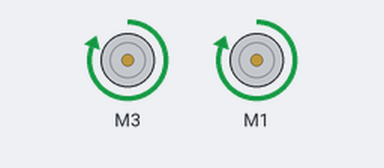
Bench run of a sketch on a simulated Arduino Uno, built with avr-gcc and run on an emulated ATmega328P. On the bench: 2 × DC motor (green arrow = forward, orange = backward, longer = faster).

Above: at 0.2 s.
Timing chart, 0 to 3.0 s (numbered marks = the images above):
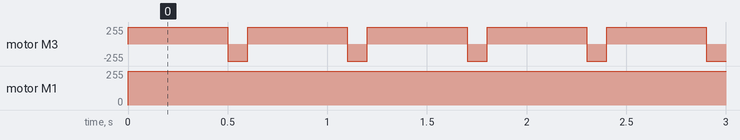

Measured:
- by itself, motor M3: alternates forward 255/255 for 0.50 s and backward 255/255 for 0.10 s
- by itself, motor M1: stopped → forward 255/255 at 0.00 s

The sketch:

Square_Dancing.ino
```cpp
/*
Drive Test
             Test to Drive Breadboard bot forward
*/
#include <Wire.h>
#include <Adafruit_MotorShield.h>
      // Define constants

  Adafruit_MotorShield AFMS = Adafruit_MotorShield();

  int count =20;

#define TESTTIME 2500

const byte SPEED = 255;   // default speed for motors
      // Define 'ports' for motors.
const byte LEFTMOTORPORT = 3;
const byte RIGHTMOTORPORT = 1;
      // Create pointers to motor control objects
Adafruit_DCMotor *motorLeft = AFMS.getMotor(LEFTMOTORPORT);
Adafruit_DCMotor *motorRight = AFMS.getMotor(RIGHTMOTORPORT);

void setup() {
AFMS.begin();   // Create with default frequenchy 1.6KHz
                // turn off all motors to start
motorLeft->run(RELEASE);
motorRight->run(RELEASE);

}

void loop() {        //set the speed for the wheels the same
motorLeft->setSpeed(SPEED);
motorRight->setSpeed(SPEED);
//delay(2000); // Delay for two sec to give time to place the bot down
motorLeft->run(FORWARD);    //move foreward
motorRight->run(FORWARD);
delay(500);
motorRight->run(FORWARD);
motorLeft->run(BACKWARD);     //turn to the right some, i hope it is about 90 degrees
delay(100);
}
```
